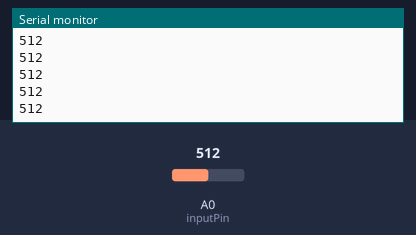
Recording of a sketch running on a simulated Arduino Uno, built with avr-gcc and run on an emulated ATmega328P. On the bench: the last lines printed to the serial monitor. The test bench sets the inputs (shaded band); at power-on: A0 (inputPin) = 512.

Above: at 2.3 s.
2.4 s: A0 (inputPin) set to 716
At 3.5 s:
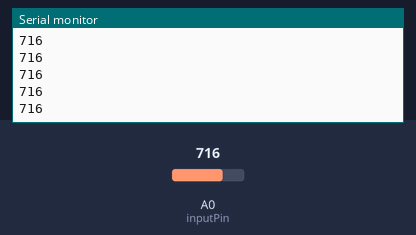
3.9 s: A0 (inputPin) set to 900
At 5.0 s:
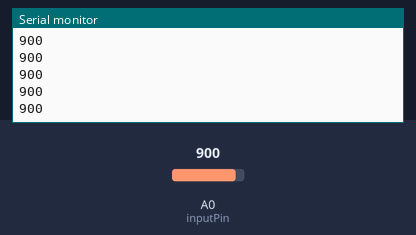
Timing chart, 0 to 6.9 s (numbered marks = the images above; inputs shaded):
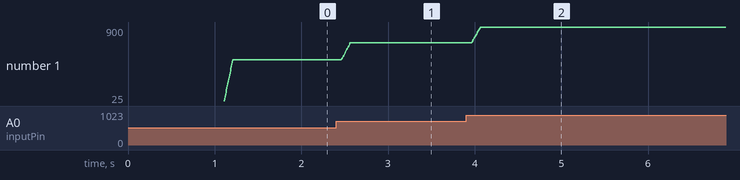

The sketch:

EMG_moving_average.ino
```cpp
const int numReadings = 20;
const int numTrail = 1000;

int readings[numReadings];      // the readings from the analog input
int readIndex = 0;              // the index of the current reading
int total = 0;                  // the running total
int average = 0;                // the average
int minimum = 40;
int maximum = 40;
int value;
int inputPin = A0;

void setup() {
  // initialize serial communication with computer:
  Serial.begin(9600);
  // initialize all the readings to 0:
  for (int thisReading = 0; thisReading < numReadings; thisReading++) {
    readings[thisReading] = 0;
  }
  for (int thisReading = 0; thisReading < numTrail; thisReading++) {
    value = analogRead(inputPin);
    maximum = max(value, maximum);
    minimum = min(value, minimum);
    delay(1);
  }
}

void loop() {
  // subtract the last reading:
  total = total - readings[readIndex];
  // read from the sensor:
  readings[readIndex] = analogRead(inputPin);
  // add the reading to the total:
  total = total + readings[readIndex];
  // advance to the next position in the array:
  readIndex = readIndex + 1;
  // if we're at the end of the array...
  if (readIndex >= numReadings) {
    // ...wrap around to the beginning:
    readIndex = 0;
  }

  // calculate the average:
  average = total / numReadings;
  // send it to the computer as ASCII digits
  Serial.println(average);

  delay(1);        // delay in between reads for stability
}
```

Measured:
- after the input at 2.4 s, the serial monitor: prints a new line after 0.07 s (image 1)
- after the input at 3.9 s, the serial monitor: prints a new line after 0.07 s (image 2)
- plotted number 1: 512 → 716 after the input at 2.4 s, 716 → 900 after the input at 3.9 s
